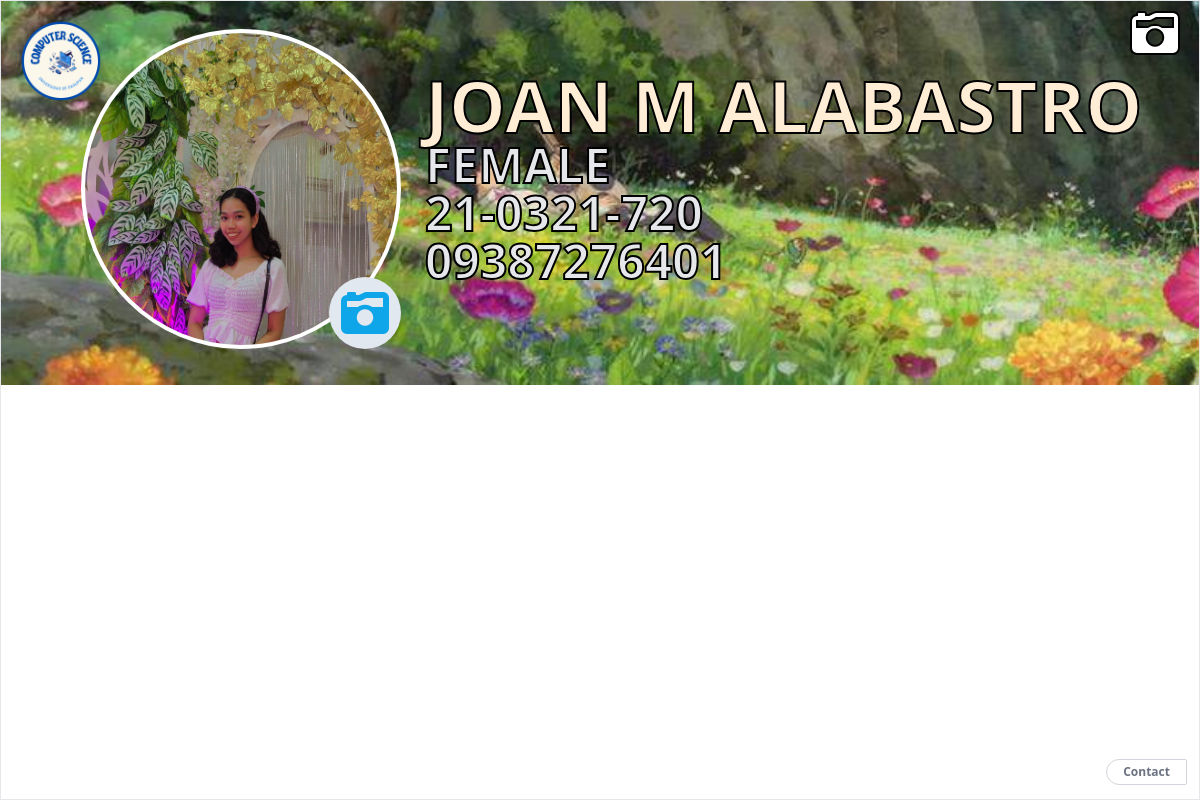
The page /profile.php?ID=24 on the database its author committed.
### tables this page shows
CREATE TABLE `background` (
  `bgID` int(11) NOT NULL,
  `userID` int(11) NOT NULL,
  `bgimage` varchar(100) NOT NULL
);

CREATE TABLE `image` (
  `imgID` int(11) NOT NULL,
  `userID` int(11) NOT NULL,
  `image` varchar(100) NOT NULL
);

CREATE TABLE `user` (
  `userID` int(11) NOT NULL,
  `firstname` varchar(20) NOT NULL,
  `middle_initial` varchar(1) NOT NULL,
  `lastname` varchar(20) NOT NULL,
  `gender` varchar(6) NOT NULL,
  `contact_number` varchar(11) NOT NULL,
  `student_id` varchar(12) NOT NULL
);

### profile.php (the view, shortened to what this page needs)
<?php
include("connection.php");
$id = $_GET['ID'];
$sql = "SELECT * FROM `user` WHERE userID = $id";
$user = mysqli_query($con, $sql);
$row = mysqli_fetch_assoc($user);
$bsql = "SELECT * FROM `image` WHERE userID = $id";
$image = mysqli_query($con, $bsql);
$img = mysqli_fetch_assoc($image);
$csql = "SELECT * FROM `background` WHERE userID = $id";
$background = mysqli_query($con, $csql);
$cover = mysqli_fetch_assoc($background);
?>
<!DOCTYPE html>
<html lang="en">
<head>
    <link rel="stylesheet" href="https://cdnjs.cloudflare.com/ajax/libs/font-awesome/4.7.0/css/font-awesome.min.css">
    <script src="https://cdn.tailwindcss.com"></script>
</head>
<body>
    <div class="container">
        <div class="relative card border w-96 hover:shadow-none relative flex flex-col w-screen h-screen shadow-lg">
            <a href="dashboard.php" class="absolute z-10">
                <img class="hover:text-gray-700 hover:opacity-90" src="img/comscie logo.png" alt="" width=120>
            </a>
            <form action="" id="forms" enctype="multipart/form-data" method="POST">
                <img id="cover" class="max-h-96 w-screen absolute top-0 object-fit" style="z-index:-1" src="background/<?php echo $cover['bgimage']; ?>" alt="" />
                <div  class="absolute top-2 right-5 text-white text-5xl">
                    <div id="uploads">
                        <label for="coverImg"><i class="fa-sharp fa-solid fa-camera-retro text-white hover:opacity-60" style=" -webkit-text-stroke-width:2px; -webkit-text-stroke-color:black;"></i></label>
                    </div>
                </div>
            </form>
            <div class="profile w-full flex m-3 ml-4 text-white">
                <form class="relative" action="" id="form" enctype="multipart/form-data" method="POST">
                    <div class="relative ml-16 mt-4">
                        <img id="image" class="w-80 h-80 p-1 bg-white rounded-full" src="imgs/<?php echo $img['image']; ?>" alt="" />
                    </div>
                    <div id="upload" class="absolute right-0 bottom-0 text-5xl hover:opacity-90 text-sky-500 bg-slate-200 rounded-full p-3">
                        <label for="fileImg"><i class="fa-sharp fa-solid fa-camera-retro"></i></label>
                    </div>
                </form>
                <div class="relative title mt-10 ml-6 font-bold flex flex-col">
                    <div class="text-7xl pt-4 pr-4 text-orange-100 name break-words" style="-webkit-text-stroke-width:2px; -webkit-text-stroke-color:black;"><?php echo strtoupper($row['firstname'] . ' ' . $row['middle_initial'] . ' ' . $row['lastname']) ?></div>
                    <div class="text-5xl text-gray-200 name break-words" style="-webkit-text-stroke-width:2px; -webkit-text-stroke-color:black;"><?php echo $row['gender']; ?></div>
                    <div class="text-5xl text-gray-200 name break-words" style="-webkit-text-stroke-width:2px; -webkit-text-stroke-color:black;"><?php echo $row['student_id']; ?></div>
                    <div class="text-5xl text-gray-200 name break-words" style="-webkit-text-stroke-width:2px; -webkit-text-stroke-color:black;"><?php echo $row['contact_number']; ?></div>
                </div>
            </div>
            <div class="buttons flex absolute bottom-0 font-bold right-0 text-xs text-gray-500 space-x-0 my-3.5 mr-3">
                <div class="add border rounded-l-2xl rounded-r-sm border-gray-300 p-1 px-4 cursor-pointer hover:bg-gray-700 hover:text-white">Contact</div>
            </div>
        </div>
    </div>
</body>
</html>

### rows shown on the page
background: bgimage (picture)
image: image (picture)
user: firstname+middle_initial+lastname "JOAN M ALABASTRO", gender "FEMALE", student "21-0321-720", contact_number "09387276401"
